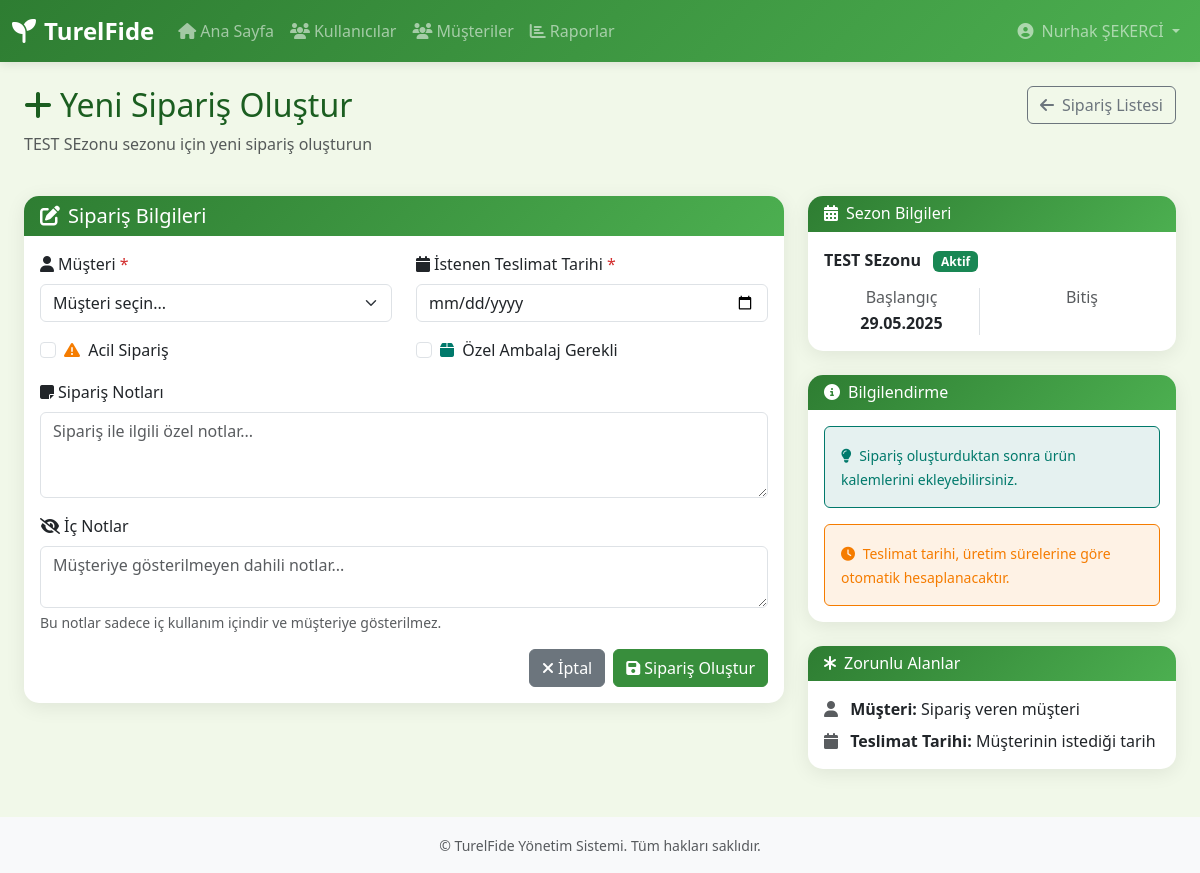
Screenshot of /orders/season/1/create/ (signed in) with the database file from the repository.
### accounts/models.py (models this page shows, shortened)
class User(AbstractUser):
    ROLES = [
        ('admin', 'Admin'),
        ('readonly', 'Patron'),
        ('product_manager', 'Proje Müdürü'),
        ('plant_manager', 'Ekim Sorumlusu'),
        ('plant_personel', 'Ekim Personeli'),
        ('seed_manager', 'Aşı Sorumlusu'),
        ('seed_personel', 'Aşı Personeli'),
        ('finance_personel', 'Finans Personeli'),
        ('shipping_personel', 'Sevkiyat Personeli')
    ]
    role = models.CharField(max_length=20, choices=ROLES)
    phone_number = models.CharField(max_length=10)
    pin_code = models.CharField(max_length=4, unique=True, db_index=True)
    groups = models.ManyToManyField(
        'auth.Group',
        verbose_name='groups',
        blank=True,
        help_text='The groups this user belongs to.',
        related_name='custom_user_set',
        related_query_name='custom_user',
    )
    user_permissions = models.ManyToManyField(
        'auth.Permission',
        verbose_name='user permissions',
        blank=True,
        help_text='Specific permissions for this user.',
        related_name='custom_user_set',
        related_query_name='custom_user',
    )
    class Meta:
        verbose_name = 'Kullanıcı'
        verbose_name_plural = 'Kullanıcılar'

### seasons/models.py (models this page shows, shortened)
class Season(models.Model):
    name = models.CharField(max_length=50, unique=True)
    start_date = models.DateField()
    is_active = models.BooleanField(default=True)
    class Meta:
        verbose_name = "Sezon"
        verbose_name_plural = "Sezonlar"
        ordering = ['start_date']

### orders/views.py (the view, shortened to what this page needs)
# urls.py: path('season/<int:season_id>/create/', views.order_create, name='order_create'),
@login_required
def order_create(request, season_id):
    season = get_object_or_404(Season, id=season_id)
    customers = Customer.objects.filter(is_active=True).order_by('first_name')
    field_mapping = get_season_order_fields_mapping()
    context = {
        'season': season,
        'customers': customers,
        'field_mapping': field_mapping,
        'page_title': f'{season.name} - Yeni Sipariş'
    }
    return render(request, 'orders/order_create.html', context)

### accounts/utils.py (called while the page is built)
    def get_user(self, user_id):
        try:
            return User.objects.get(pk=user_id)
        except User.DoesNotExist:
            return None

### customers/models.py (called while the page is built)
    def get_queryset(self):
        return super().get_queryset().select_related('created_by')

### orders/utils.py (called while the page is built)
def get_season_order_fields_mapping() -> Dict[str, str]:
    return {
        'customer': 'Müşteri',
        'requested_delivery_date': 'İstenen Teslimat Tarihi',
        'notes': 'Notlar',
        'internal_notes': 'İç Notlar',
        'special_packaging': 'Özel Ambalaj',
        'urgent': 'Acil Sipariş'
    }

### orders/templates/orders/order_create.html (shortened to what this page needs)
{% extends 'accounts/base.html' %}
{% block content %}
<div class="container-fluid">
    <div class="row mb-4">
        <div class="col-md-8">
            <h2>
                <i class="fas fa-plus me-2"></i>Yeni Sipariş Oluştur
            </h2>
            <p class="text-muted">{{ season.name }} sezonu için yeni sipariş oluşturun</p>
        </div>
        <div class="col-md-4 text-end">
            <a href="{% url 'orders:order_list' season.id %}" class="btn btn-outline-secondary">
                <i class="fas fa-arrow-left me-2"></i>Sipariş Listesi
            </a>
        </div>
    </div>
    <div class="row">
        <div class="col-lg-8">
            <div class="card">
                <div class="card-header">
                    <h5 class="mb-0">
                        <i class="fas fa-edit me-2"></i>Sipariş Bilgileri
                    </h5>
                </div>
                <div class="card-body">
                    <form method="post">
                        <div class="row">
                            <div class="col-md-6 mb-3">
                                <label for="customer" class="form-label">
                                    <i class="fas fa-user me-1"></i>Müşteri <span class="text-danger">*</span>
                                </label>
                                <select name="customer" id="customer" class="form-select" required>
                                    <option value="">Müşteri seçin...</option>
                                </select>
                            </div>
                            <div class="col-md-6 mb-3">
                                <label for="requested_delivery_date" class="form-label">
                                    <i class="fas fa-calendar me-1"></i>İstenen Teslimat Tarihi <span class="text-danger">*</span>
                                </label>
                                <input type="date" name="requested_delivery_date" id="requested_delivery_date"
                                       class="form-control" required>
                            </div>
                        </div>
                        <div class="row">
                            <div class="col-md-6 mb-3">
                                <div class="form-check">
                                    <input class="form-check-input" type="checkbox" name="urgent" id="urgent">
                                    <label class="form-check-label" for="urgent">
                                        <i class="fas fa-exclamation-triangle text-warning me-1"></i>
                                        Acil Sipariş
                                    </label>
                                </div>
                            </div>
                            <div class="col-md-6 mb-3">
                                <div class="form-check">
                                    <input class="form-check-input" type="checkbox" name="special_packaging" id="special_packaging">
                                    <label class="form-check-label" for="special_packaging">
                                        <i class="fas fa-box text-info me-1"></i>
                                        Özel Ambalaj Gerekli
                                    </label>
                                </div>
                            </div>
                        </div>
                        <div class="mb-3">
                            <label for="notes" class="form-label">
                                <i class="fas fa-sticky-note me-1"></i>Sipariş Notları
                            </label>
                            <textarea name="notes" id="notes" class="form-control" rows="3"
                                      placeholder="Sipariş ile ilgili özel notlar..."></textarea>
                        </div>
                        <div class="mb-3">
                            <label for="internal_notes" class="form-label">
                                <i class="fas fa-eye-slash me-1"></i>İç Notlar
                            </label>
                            <textarea name="internal_notes" id="internal_notes" class="form-control" rows="2"
                                      placeholder="Müşteriye gösterilmeyen dahili notlar..."></textarea>
                            <div class="form-text">Bu notlar sadece iç kullanım içindir ve müşteriye gösterilmez.</div>
                        </div>
                        <div class="d-flex justify-content-end gap-2">
                            <a href="{% url 'orders:order_list' season.id %}" class="btn btn-secondary">
                                <i class="fas fa-times me-1"></i>İptal
                            </a>
                            <button type="submit" class="btn btn-success">
                                <i class="fas fa-save me-1"></i>Sipariş Oluştur
                            </button>
                        </div>
                    </form>
                </div>
            </div>
        </div>
        <div class="col-lg-4">
            <div class="card">
                <div class="card-header">
                    <h6 class="mb-0">
                        <i class="fas fa-calendar-alt me-2"></i>Sezon Bilgileri
                    </h6>
                </div>
                <div class="card-body">
                    <div class="mb-3">
                        <strong>{{ season.name }}</strong>
                        {% if season.is_active %}
                            <span class="badge bg-success ms-2">Aktif</span>
                        {% endif %}
                    </div>
                    <div class="row text-center">
                        <div class="col-6">
                            <div class="border-end">
                                <h6 class="text-muted mb-1">Başlangıç</h6>
                                <div class="fw-bold">{{ season.start_date|date:"d.m.Y" }}</div>
                            </div>
                        </div>
                        <div class="col-6">
                            <h6 class="text-muted mb-1">Bitiş</h6>
                        </div>
                    </div>
                </div>
            </div>
            <div class="card mt-4">
                <div class="card-header">
                    <h6 class="mb-0">
                        <i class="fas fa-info-circle me-2"></i>Bilgilendirme
                    </h6>
                </div>
                <div class="card-body">
                    <div class="alert alert-info mb-3">
                        <small>
                            <i class="fas fa-lightbulb me-1"></i>
                            Sipariş oluşturduktan sonra ürün kalemlerini ekleyebilirsiniz.
                        </small>
                    </div>
                    <div class="alert alert-warning mb-0">
                        <small>
                            <i class="fas fa-clock me-1"></i>
                            Teslimat tarihi, üretim sürelerine göre otomatik hesaplanacaktır.
                        </small>
                    </div>
                </div>
            </div>
            <div class="card mt-4">
                <div class="card-header">
                    <h6 class="mb-0">
                        <i class="fas fa-asterisk me-2"></i>Zorunlu Alanlar
                    </h6>
                </div>
                <div class="card-body">
                    <ul class="list-unstyled mb-0">
                        <li class="mb-2">
                            <i class="fas fa-user text-muted me-2"></i>
                            <strong>Müşteri:</strong> Sipariş veren müşteri
                        </li>
                        <li>
                            <i class="fas fa-calendar text-muted me-2"></i>
                            <strong>Teslimat Tarihi:</strong> Müşterinin istediği tarih
                        </li>
                    </ul>
                </div>
            </div>
        </div>
    </div>
</div>
{% endblock %}

### accounts/templates/accounts/base.html (shortened to what this page needs)
<!DOCTYPE html>
<html lang="tr">
<head>
    <link href="https://cdn.jsdelivr.net/npm/bootstrap@5.3.0/dist/css/bootstrap.min.css" rel="stylesheet">
    <link rel="stylesheet" href="https://cdn.jsdelivr.net/npm/bootstrap-icons@1.11.0/font/bootstrap-icons.css">
    <link rel="stylesheet" href="https://cdnjs.cloudflare.com/ajax/libs/font-awesome/6.4.0/css/all.min.css">
</head>
<body>
    {% if user.is_authenticated %}
    <nav class="navbar navbar-expand-lg navbar-dark navbar-custom">
        <div class="container-fluid">
            <a class="navbar-brand" href="{% url 'accounts:dashboard' %}">
                <i class="fas fa-seedling me-2"></i>TurelFide
            </a>
            <div class="collapse navbar-collapse" id="navbarNav">
                <ul class="navbar-nav me-auto">
                    <li class="nav-item">
                        <a class="nav-link" href="{% url 'accounts:dashboard' %}">
                            <i class="fas fa-home me-1"></i>Ana Sayfa
                        </a>
                    </li>
                    {% if user.role == 'admin' or user.role == 'readonly' or user.role == 'product_manager' %}
                    <li class="nav-item">
                        <a class="nav-link" href="{% url 'accounts:user_list' %}">
                            <i class="fas fa-users me-1"></i>Kullanıcılar
                        </a>
                    </li>
                    <li class="nav-item">
                        <a class="nav-link" href="{% url 'customers:list' %}">
                            <i class="fas fa-users me-1"></i>Müşteriler
                        </a>
                    </li>
                    {% endif %}
                    {% if 'manager' in user.role or user.role == 'admin' %}
                    <li class="nav-item">
                        <a class="nav-link" href="#!">
                            <i class="fas fa-chart-bar me-1"></i>Raporlar
                        </a>
                    </li>
                    {% endif %}
                </ul>
                <ul class="navbar-nav">
                    <li class="nav-item dropdown">
                        <a class="nav-link dropdown-toggle" href="#" role="button" data-bs-toggle="dropdown">
                            <i class="fas fa-user-circle me-1"></i>
                            {{ user.get_full_name|default:user.username }}
                        </a>
                    </li>
                </ul>
            </div>
        </div>
    </nav>
    {% endif %}
    <main class="{% if user.is_authenticated %}container-fluid mt-4{% endif %}">
        {% block content %}{% endblock %}
    </main>
    {% if user.is_authenticated %}
    <footer class="bg-light text-center py-3 mt-5">
        <div class="container">
            <small class="text-muted">
                © {{ "now"|date:"Y" }} TurelFide Yönetim Sistemi. Tüm hakları saklıdır.
            </small>
        </div>
    </footer>
    {% endif %}
</body>
</html>

### accounts/templates/accounts/base.html (style rules this page uses)
:root { --primary-color: #2e7d32; --secondary-color: #4caf50; --accent-color: #81c784; --success-color: #388e3c; --info-color: #00796b; --warning-color: #f57c00; --danger-color: #d32f2f; --text-dark: #1b5e20; --text-muted: #6c757d; --bg-light: #f1f8e9; --bg-white: #ffffff; --border-light: #e8f5e8; }
body { font-family: 'Segoe UI', Tahoma, Geneva, Verdana, sans-serif; background-color: var(--bg-light); color: var(--text-dark); }
.navbar-custom { background: linear-gradient(135deg, var(--primary-color), var(--secondary-color)); box-shadow: 0 2px 10px rgba(0,0,0,0.1); }
.navbar-brand { font-weight: 700; font-size: 1.5rem; }
.btn-success { background-color: var(--success-color); border-color: var(--success-color); }
.btn-secondary { background-color: var(--text-muted); border-color: var(--text-muted); }
.card { border: none; box-shadow: 0 4px 20px rgba(0,0,0,0.08); border-radius: 15px; transition: all 0.3s ease; background-color: var(--bg-white); }
.card-header { background: linear-gradient(135deg, var(--primary-color), var(--secondary-color)); color: white; border-radius: 15px 15px 0 0 !important; border: none; }
.text-info { color: var(--info-color) !important; }
.text-warning { color: var(--warning-color) !important; }
.text-danger { color: var(--danger-color) !important; }
.alert-info { background-color: rgba(0, 121, 107, 0.1); border-color: var(--info-color); color: var(--info-color); }
.alert-warning { background-color: rgba(245, 124, 0, 0.1); border-color: var(--warning-color); color: var(--warning-color); }

### rows the page displays
User: get_full_name "Nurhak ŞEKERCİ"
Season: name "TEST SEzonu", start_date "29.05.2025"
